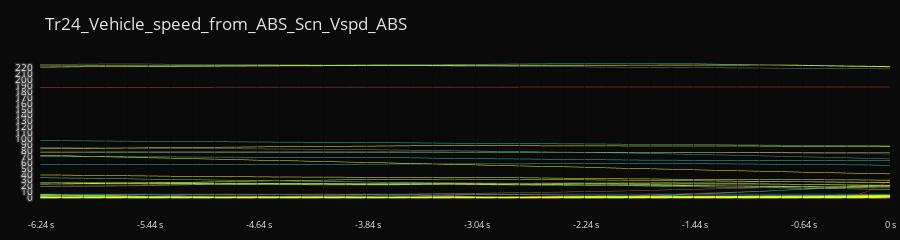

Notebook code cell kept with this figure:
### Code cell
trace_data = plot_snapshots_30(df, did_information, '407462', 'FD24','Tr24_Vehicle_speed_from_ABS_Scn_Vspd_ABS')
fig = go.Figure(trace_data)
fig.show()

### Figure 1 — Plotly figure (JSON) as saved in the notebook; plotly's stock layout.template omitted (floating-point values rounded to 4 significant figures; data arrays with more than 128 entries replaced by an {"elided": "..."} marker saying what was removed)
{"data": [{"dimensions": [{"label": " -6.24 s", "multiselect": true, "range": [0, 230], "ticktext": ["0", "10", "20", "30", "40", "50", "60", "70", "80", "90", "100", "110", "120", "130", "140", "150", "160", "170", "180", "190", "200", "210", "220", "230"], "tickvals": [0, 10, 20, 30, 40, 50, 60, 70, 80, 90, 100, 110, 120, 130, 140, 150, 160, 170, 180, 190, 200, 210, 220], "values": {"elided": "341 float values"}}, {"label": " ", "multiselect": true, "range": [0, 230], "ticktext": ["", "", "", "", "", "", "", "", "", "", "", "", "", "", "", "", "", "", "", "", "", "", "", ""], "tickvals": [0, 10, 20, 30, 40, 50, 60, 70, 80, 90, 100, 110, 120, 130, 140, 150, 160, 170, 180, 190, 200, 210, 220], "values": {"elided": "341 float values"}}, {"label": " ", "multiselect": true, "range": [0, 230], "ticktext": ["", "", "", "", "", "", "", "", "", "", "", "", "", "", "", "", "", "", "", "", "", "", "", ""], "tickvals": [0, 10, 20, 30, 40, 50, 60, 70, 80, 90, 100, 110, 120, 130, 140, 150, 160, 170, 180, 190, 200, 210, 220], "values": {"elided": "341 float values"}}, {"label": " ", "multiselect": true, "range": [0, 230], "ticktext": ["", "", "", "", "", "", "", "", "", "", "", "", "", "", "", "", "", "", "", "", "", "", "", ""], "tickvals": [0, 10, 20, 30, 40, 50, 60, 70, 80, 90, 100, 110, 120, 130, 140, 150, 160, 170, 180, 190, 200, 210, 220], "values": {"elided": "341 float values"}}, {"label": " ", "multiselect": true, "range": [0, 230], "ticktext": ["", "", "", "", "", "", "", "", "", "", "", "", "", "", "", "", "", "", "", "", "", "", "", ""], "tickvals": [0, 10, 20, 30, 40, 50, 60, 70, 80, 90, 100, 110, 120, 130, 140, 150, 160, 170, 180, 190, 200, 210, 220], "values": {"elided": "341 float values"}}, {"label": " -5.44 s", "multiselect": true, "range": [0, 230], "ticktext": ["", "", "", "", "", "", "", "", "", "", "", "", "", "", "", "", "", "", "", "", "", "", "", ""], "tickvals": [0, 10, 20, 30, 40, 50, 60, 70, 80, 90, 100, 110, 120, 130, 140, 150, 160, 170, 180, 190, 200, 210, 220], "values": {"elided": "341 float values"}}, {"label": " ", "multiselect": true, "range": [0, 230], "ticktext": ["", "", "", "", "", "", "", "", "", "", "", "", "", "", "", "", "", "", "", "", "", "", "", ""], "tickvals": [0, 10, 20, 30, 40, 50, 60, 70, 80, 90, 100, 110, 120, 130, 140, 150, 160, 170, 180, 190, 200, 210, 220], "values": {"elided": "341 float values"}}, {"label": " ", "multiselect": true, "range": [0, 230], "ticktext": ["", "", "", "", "", "", "", "", "", "", "", "", "", "", "", "", "", "", "", "", "", "", "", ""], "tickvals": [0, 10, 20, 30, 40, 50, 60, 70, 80, 90, 100, 110, 120, 130, 140, 150, 160, 170, 180, 190, 200, 210, 220], "values": {"elided": "341 float values"}}, {"label": " ", "multiselect": true, "range": [0, 230], "ticktext": ["", "", "", "", "", "", "", "", "", "", "", "", "", "", "", "", "", "", "", "", "", "", "", ""], "tickvals": [0, 10, 20, 30, 40, 50, 60, 70, 80, 90, 100, 110, 120, 130, 140, 150, 160, 170, 180, 190, 200, 210, 220], "values": {"elided": "341 float values"}}, {"label": " ", "multiselect": true, "range": [0, 230], "ticktext": ["", "", "", "", "", "", "", "", "", "", "", "", "", "", "", "", "", "", "", "", "", "", "", ""], "tickvals": [0, 10, 20, 30, 40, 50, 60, 70, 80, 90, 100, 110, 120, 130, 140, 150, 160, 170, 180, 190, 200, 210, 220], "values": {"elided": "341 float values"}}, {"label": " -4.64 s", "multiselect": true, "range": [0, 230], "ticktext": ["", "", "", "", "", "", "", "", "", "", "", "", "", "", "", "", "", "", "", "", "", "", "", ""], "tickvals": [0, 10, 20, 30, 40, 50, 60, 70, 80, 90, 100, 110, 120, 130, 140, 150, 160, 170, 180, 190, 200, 210, 220], "values": {"elided": "341 float values"}}, {"label": " ", "multiselect": true, "range": [0, 230], "ticktext": ["", "", "", "", "", "", "", "", "", "", "", "", "", "", "", "", "", "", "", "", "", "", "", ""], "tickvals": [0, 10, 20, 30, 40, 50, 60, 70, 80, 90, 100, 110, 120, 130, 140, 150, 160, 170, 180, 190, 200, 210, 220], "values": {"elided": "341 float values"}}, {"label": " ", "multiselect": true, "range": [0, 230], "ticktext": ["", "", "", "", "", "", "", "", "", "", "", "", "", "", "", "", "", "", "", "", "", "", "", ""], "tickvals": [0, 10, 20, 30, 40, 50, 60, 70, 80, 90, 100, 110, 120, 130, 140, 150, 160, 170, 180, 190, 200, 210, 220], "values": {"elided": "341 float values"}}, {"label": " ", "multiselect": true, "range": [0, 230], "ticktext": ["", "", "", "", "", "", "", "", "", "", "", "", "", "", "", "", "", "", "", "", "", "", "", ""], "tickvals": [0, 10, 20, 30, 40, 50, 60, 70, 80, 90, 100, 110, 120, 130, 140, 150, 160, 170, 180, 190, 200, 210, 220], "values": {"elided": "341 float values"}}, {"label": " ", "multiselect": true, "range": [0, 230], "ticktext": ["", "", "", "", "", "", "", "", "", "", "", "", "", "", "", "", "", "", "", "", "", "", "", ""], "tickvals": [0, 10, 20, 30, 40, 50, 60, 70, 80, 90, 100, 110, 120, 130, 140, 150, 160, 170, 180, 190, 200, 210, 220], "values": {"elided": "341 float values"}}, {"label": " -3.84 s", "multiselect": true, "range": [0, 230], "ticktext": ["", "", "", "", "", "", "", "", "", "", "", "", "", "", "", "", "", "", "", "", "", "", "", ""], "tickvals": [0, 10, 20, 30, 40, 50, 60, 70, 80, 90, 100, 110, 120, 130, 140, 150, 160, 170, 180, 190, 200, 210, 220], "values": {"elided": "341 float values"}}, {"label": " ", "multiselect": true, "range": [0, 230], "ticktext": ["", "", "", "", "", "", "", "", "", "", "", "", "", "", "", "", "", "", "", "", "", "", "", ""], "tickvals": [0, 10, 20, 30, 40, 50, 60, 70, 80, 90, 100, 110, 120, 130, 140, 150, 160, 170, 180, 190, 200, 210, 220], "values": {"elided": "341 float values"}}, {"label": " ", "multiselect": true, "range": [0, 230], "ticktext": ["", "", "", "", "", "", "", "", "", "", "", "", "", "", "", "", "", "", "", "", "", "", "", ""], "tickvals": [0, 10, 20, 30, 40, 50, 60, 70, 80, 90, 100, 110, 120, 130, 140, 150, 160, 170, 180, 190, 200, 210, 220], "values": {"elided": "341 float values"}}, {"label": " ", "multiselect": true, "range": [0, 230], "ticktext": ["", "", "", "", "", "", "", "", "", "", "", "", "", "", "", "", "", "", "", "", "", "", "", ""], "tickvals": [0, 10, 20, 30, 40, 50, 60, 70, 80, 90, 100, 110, 120, 130, 140, 150, 160, 170, 180, 190, 200, 210, 220], "values": {"elided": "341 float values"}}, {"label": " ", "multiselect": true, "range": [0, 230], "ticktext": ["", "", "", "", "", "", "", "", "", "", "", "", "", "", "", "", "", "", "", "", "", "", "", ""], "tickvals": [0, 10, 20, 30, 40, 50, 60, 70, 80, 90, 100, 110, 120, 130, 140, 150, 160, 170, 180, 190, 200, 210, 220], "values": {"elided": "341 float values"}}, {"label": " -3.04 s", "multiselect": true, "range": [0, 230], "ticktext": ["", "", "", "", "", "", "", "", "", "", "", "", "", "", "", "", "", "", "", "", "", "", "", ""], "tickvals": [0, 10, 20, 30, 40, 50, 60, 70, 80, 90, 100, 110, 120, 130, 140, 150, 160, 170, 180, 190, 200, 210, 220], "values": {"elided": "341 float values"}}, {"label": " ", "multiselect": true, "range": [0, 230], "ticktext": ["", "", "", "", "", "", "", "", "", "", "", "", "", "", "", "", "", "", "", "", "", "", "", ""], "tickvals": [0, 10, 20, 30, 40, 50, 60, 70, 80, 90, 100, 110, 120, 130, 140, 150, 160, 170, 180, 190, 200, 210, 220], "values": {"elided": "341 float values"}}, {"label": " ", "multiselect": true, "range": [0, 230], "ticktext": ["", "", "", "", "", "", "", "", "", "", "", "", "", "", "", "", "", "", "", "", "", "", "", ""], "tickvals": [0, 10, 20, 30, 40, 50, 60, 70, 80, 90, 100, 110, 120, 130, 140, 150, 160, 170, 180, 190, 200, 210, 220], "values": {"elided": "341 float values"}}, {"label": " ", "multiselect": true, "range": [0, 230], "ticktext": ["", "", "", "", "", "", "", "", "", "", "", "", "", "", "", "", "", "", "", "", "", "", "", ""], "tickvals": [0, 10, 20, 30, 40, 50, 60, 70, 80, 90, 100, 110, 120, 130, 140, 150, 160, 170, 180, 190, 200, 210, 220], "values": {"elided": "341 float values"}}, {"label": " ", "multiselect": true, "range": [0, 230], "ticktext": ["", "", "", "", "", "", "", "", "", "", "", "", "", "", "", "", "", "", "", "", "", "", "", ""], "tickvals": [0, 10, 20, 30, 40, 50, 60, 70, 80, 90, 100, 110, 120, 130, 140, 150, 160, 170, 180, 190, 200, 210, 220], "values": {"elided": "341 float values"}}, {"label": " -2.24 s", "multiselect": true, "range": [0, 230], "ticktext": ["", "", "", "", "", "", "", "", "", "", "", "", "", "", "", "", "", "", "", "", "", "", "", ""], "tickvals": [0, 10, 20, 30, 40, 50, 60, 70, 80, 90, 100, 110, 120, 130, 140, 150, 160, 170, 180, 190, 200, 210, 220], "values": {"elided": "341 float values"}}, {"label": " ", "multiselect": true, "range": [0, 230], "ticktext": ["", "", "", "", "", "", "", "", "", "", "", "", "", "", "", "", "", "", "", "", "", "", "", ""], "tickvals": [0, 10, 20, 30, 40, 50, 60, 70, 80, 90, 100, 110, 120, 130, 140, 150, 160, 170, 180, 190, 200, 210, 220], "values": {"elided": "341 float values"}}, {"label": " ", "multiselect": true, "range": [0, 230], "ticktext": ["", "", "", "", "", "", "", "", "", "", "", "", "", "", "", "", "", "", "", "", "", "", "", ""], "tickvals": [0, 10, 20, 30, 40, 50, 60, 70, 80, 90, 100, 110, 120, 130, 140, 150, 160, 170, 180, 190, 200, 210, 220], "values": {"elided": "341 float values"}}, {"label": " ", "multiselect": true, "range": [0, 230], "ticktext": ["", "", "", "", "", "", "", "", "", "", "", "", "", "", "", "", "", "", "", "", "", "", "", ""], "tickvals": [0, 10, 20, 30, 40, 50, 60, 70, 80, 90, 100, 110, 120, 130, 140, 150, 160, 170, 180, 190, 200, 210, 220], "values": {"elided": "341 float values"}}, {"label": " ", "multiselect": true, "range": [0, 230], "ticktext": ["", "", "", "", "", "", "", "", "", "", "", "", "", "", "", "", "", "", "", "", "", "", "", ""], "tickvals": [0, 10, 20, 30, 40, 50, 60, 70, 80, 90, 100, 110, 120, 130, 140, 150, 160, 170, 180, 190, 200, 210, 220], "values": {"elided": "341 float values"}}, {"label": " -1.44 s", "multiselect": true, "range": [0, 230], "ticktext": ["", "", "", "", "", "", "", "", "", "", "", "", "", "", "", "", "", "", "", "", "", "", "", ""], "tickvals": [0, 10, 20, 30, 40, 50, 60, 70, 80, 90, 100, 110, 120, 130, 140, 150, 160, 170, 180, 190, 200, 210, 220], "values": {"elided": "341 float values"}}, {"label": " ", "multiselect": true, "range": [0, 230], "ticktext": ["", "", "", "", "", "", "", "", "", "", "", "", "", "", "", "", "", "", "", "", "", "", "", ""], "tickvals": [0, 10, 20, 30, 40, 50, 60, 70, 80, 90, 100, 110, 120, 130, 140, 150, 160, 170, 180, 190, 200, 210, 220], "values": {"elided": "341 float values"}}, {"label": " ", "multiselect": true, "range": [0, 230], "ticktext": ["", "", "", "", "", "", "", "", "", "", "", "", "", "", "", "", "", "", "", "", "", "", "", ""], "tickvals": [0, 10, 20, 30, 40, 50, 60, 70, 80, 90, 100, 110, 120, 130, 140, 150, 160, 170, 180, 190, 200, 210, 220], "values": {"elided": "341 float values"}}, {"label": " ", "multiselect": true, "range": [0, 230], "ticktext": ["", "", "", "", "", "", "", "", "", "", "", "", "", "", "", "", "", "", "", "", "", "", "", ""], "tickvals": [0, 10, 20, 30, 40, 50, 60, 70, 80, 90, 100, 110, 120, 130, 140, 150, 160, 170, 180, 190, 200, 210, 220], "values": {"elided": "341 float values"}}, {"label": " ", "multiselect": true, "range": [0, 230], "ticktext": ["", "", "", "", "", "", "", "", "", "", "", "", "", "", "", "", "", "", "", "", "", "", "", ""], "tickvals": [0, 10, 20, 30, 40, 50, 60, 70, 80, 90, 100, 110, 120, 130, 140, 150, 160, 170, 180, 190, 200, 210, 220], "values": {"elided": "341 float values"}}, {"label": " -0.64 s", "multiselect": true, "range": [0, 230], "ticktext": ["", "", "", "", "", "", "", "", "", "", "", "", "", "", "", "", "", "", "", "", "", "", "", ""], "tickvals": [0, 10, 20, 30, 40, 50, 60, 70, 80, 90, 100, 110, 120, 130, 140, 150, 160, 170, 180, 190, 200, 210, 220], "values": {"elided": "341 float values"}}, {"label": " ", "multiselect": true, "range": [0, 230], "ticktext": ["", "", "", "", "", "", "", "", "", "", "", "", "", "", "", "", "", "", "", "", "", "", "", ""], "tickvals": [0, 10, 20, 30, 40, 50, 60, 70, 80, 90, 100, 110, 120, 130, 140, 150, 160, 170, 180, 190, 200, 210, 220], "values": {"elided": "341 float values"}}, {"label": " ", "multiselect": true, "range": [0, 230], "ticktext": ["", "", "", "", "", "", "", "", "", "", "", "", "", "", "", "", "", "", "", "", "", "", "", ""], "tickvals": [0, 10, 20, 30, 40, 50, 60, 70, 80, 90, 100, 110, 120, 130, 140, 150, 160, 170, 180, 190, 200, 210, 220], "values": {"elided": "341 float values"}}, {"label": " ", "multiselect": true, "range": [0, 230], "ticktext": ["", "", "", "", "", "", "", "", "", "", "", "", "", "", "", "", "", "", "", "", "", "", "", ""], "tickvals": [0, 10, 20, 30, 40, 50, 60, 70, 80, 90, 100, 110, 120, 130, 140, 150, 160, 170, 180, 190, 200, 210, 220], "values": {"elided": "341 float values"}}, {"label": "0 s", "multiselect": true, "range": [0, 230], "ticktext": ["", "", "", "", "", "", "", "", "", "", "", "", "", "", "", "", "", "", "", "", "", "", "", ""], "tickvals": [0, 10, 20, 30, 40, 50, 60, 70, 80, 90, 100, 110, 120, 130, 140, 150, 160, 170, 180, 190, 200, 210, 220], "values": {"elided": "341 float values"}}], "labelfont": {"color": "#e5e4e2", "size": 9}, "labelside": "bottom", "line": {"cauto": true, "color": {"elided": "341 int values"}, "colorbar": {"tickfont": {"size": 1}}, "colorscale": [[0, "red"], [0.5, "lightseagreen"], [1, "yellow"]], "showscale": false}, "rangefont": {"color": "#e5e4e2"}, "tickfont": {"color": "#e5e4e2", "size": 10}, "type": "parcoords"}], "layout": {"clickmode": "select", "height": 240, "hovermode": "x", "legend": {"bgcolor": "white"}, "margin": {"b": 40, "l": 40, "r": 10, "t": 60}, "paper_bgcolor": "#0a0a0a", "plot_bgcolor": "#353839", "title": {"font": {"color": "#e5e4e2"}, "text": "Tr24_Vehicle_speed_from_ABS_Scn_Vspd_ABS"}}}
